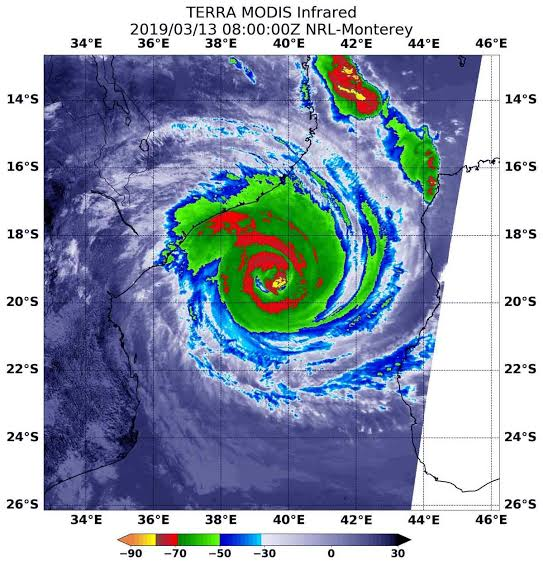
#> input picture images/ir.jpg, 543 x 565 px
$ python -i extract_data.py   (imports and definitions only)
#> lines starting #> are read from the running program, lines starting #| are printed output that depends on the picture; after the words box and inside, x2 and y2 are one past the last pixel; in counts of white or black regions, pixels touching at a corner belong together
import cv2
import pytesseract
import re
import cv2
import numpy as np
from PIL import Image
import os

# [51 lines left out: functions extract_timestamp, pixel_to_latlong, not called in this run]

# Example: If your AI model detected the eye of the cyclone at pixel (x: 400, y: 320)
#cyclone_lat, cyclone_lon = pixel_to_latlong(400, 320)
#print(f"Cyclone Coordinate: {cyclone_lat}°N, {cyclone_lon}°E")

import numpy as np

import cv2
import numpy as np
from PIL import Image
import os

def find_cyclone_center_pixel(image_path):
    # 1. Safety check to ensure the file actually exists
#> called with image_path = '../images/ir.jpg'
    if not os.path.exists(image_path):
        print(f"Error: Could not find file at {image_path}")
        return None

    try:
        # 2. Use Pillow to open the image (handles GIFs perfectly)
        pil_img = Image.open(image_path).convert('RGB')
#> pil_img is the input picture: PIL image 543x565 RGB; mean R, G, B 147.5, 160.2, 179.8

        # 3. Convert the Pillow image (RGB) to an OpenCV image array (BGR)
        img = cv2.cvtColor(np.array(pil_img), cv2.COLOR_RGB2BGR)
    except Exception as e:
        print(f"Error reading image {image_path}: {e}")
        return None

    # 4. Proceed with your original OpenCV code
    hsv = cv2.cvtColor(img, cv2.COLOR_BGR2HSV)
#> hsv: shape (565, 543, 3); mean H, S, V 73.2, 81.2, 192

    lower_bound = np.array([0, 100, 200])
    upper_bound = np.array([10, 255, 255])

    mask = cv2.inRange(hsv, lower_bound, upper_bound)
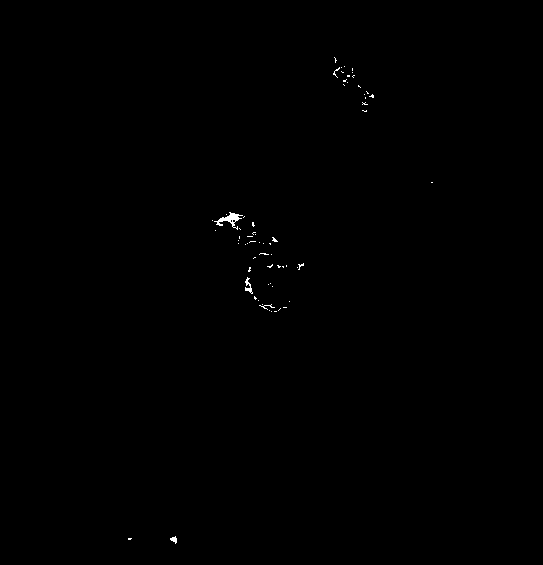
#> mask: shape (565, 543); 0.18% white in thin lines or dots, all inside (x1, y1, x2, y2) = (128, 57, 433, 544)

    M = cv2.moments(mask)
#> M = moments, m00 137700, centre m10/m00, m01/m00 = (260.5, 241.2)
    if M["m00"] != 0:
        center_x = int(M["m10"] / M["m00"])
#> center_x = 260
        center_y = int(M["m01"] / M["m00"])
#> center_y = 241
        return center_x, center_y

    return None

>>> result = find_cyclone_center_pixel('../images/ir.jpg')
#> result = (260, 241)
